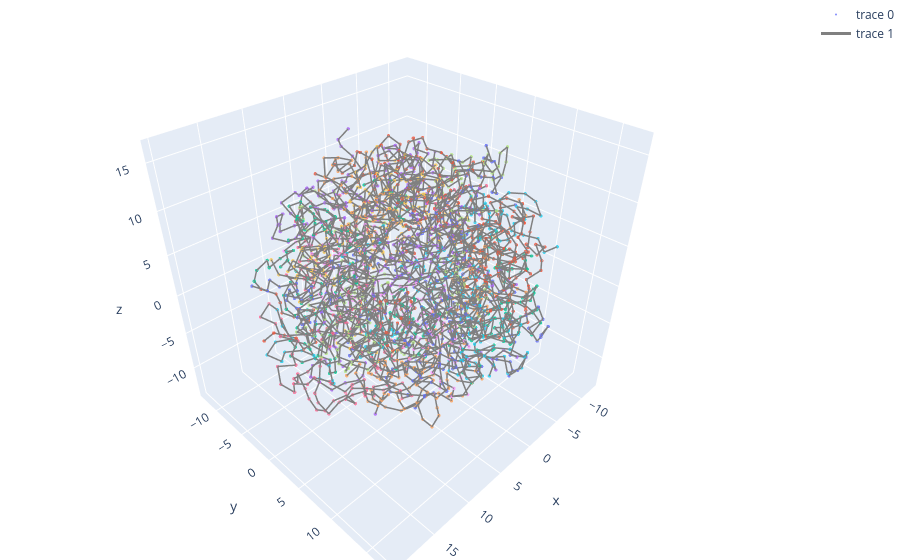

Write notebook code for a chart like this one.
### Code cell
visualize_whole_genome(points, diploid=True, resolution=2_000_000, p=10)

### Figure 1 — Plotly figure (JSON) as saved in the notebook; plotly's stock layout.template omitted (floating-point values rounded to 4 significant figures; data arrays with more than 128 entries replaced by an {"elided": "..."} marker saying what was removed)
{"data": [{"marker": {"color": {"elided": "2658 str values"}, "opacity": 0.8, "size": 2}, "mode": "markers", "type": "scatter3d", "x": {"elided": "2392 float values"}, "y": {"elided": "2392 float values"}, "z": {"elided": "2392 float values"}}, {"hoverinfo": "none", "line": {"color": "gray", "width": 3}, "mode": "lines", "type": "scatter3d", "x": {"elided": "7239 float values"}, "y": {"elided": "7239 float values"}, "z": {"elided": "7239 float values"}}], "layout": {"margin": {"b": 0, "l": 0, "r": 0, "t": 0}, "scene": {"aspectmode": "data"}}}
